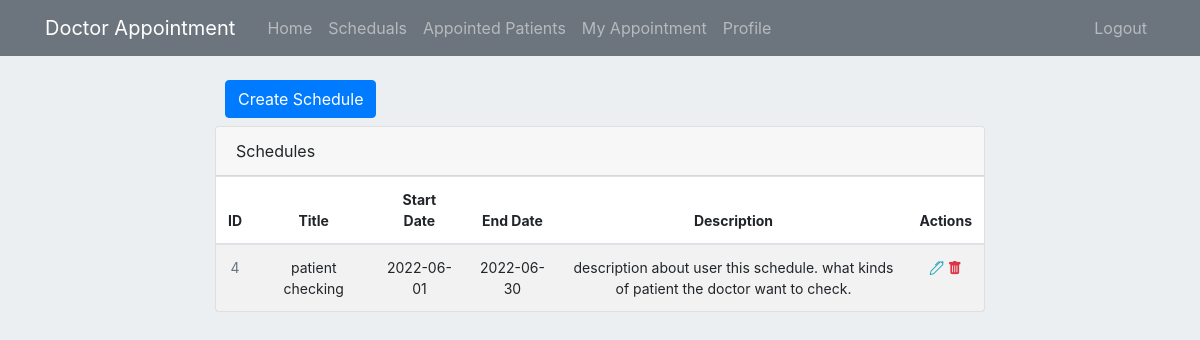
Before: /schedule (signed in) with the older database file.
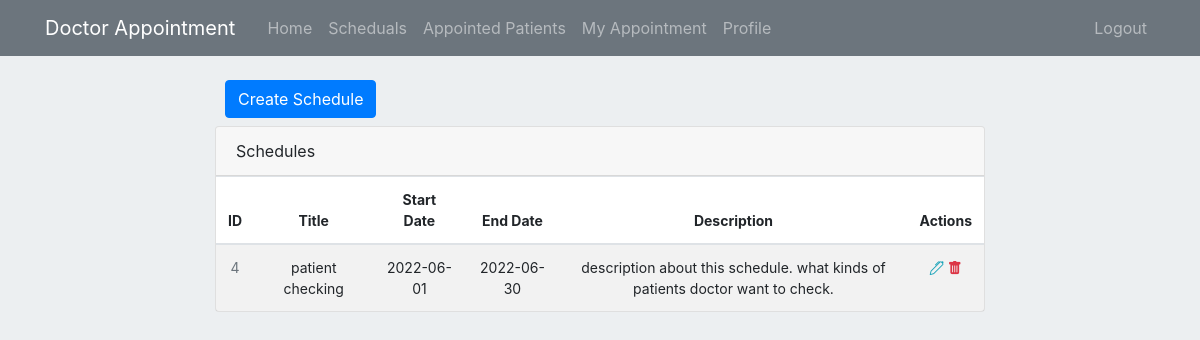
After: the same page with the newer database file.
### appointment/Models/ScheduleModel.py (models this page shows, shortened)
class Schedule(db.Model):
    __tablename__='Schedule'
    id = db.Column(db.Integer, primary_key=True)
    name = db.Column(db.String(100), nullable=False)
    doctor_id = db.Column(db.Integer, db.ForeignKey('user.id'))
    start_date = db.Column(db.Date(), default = datetime.now().date())
    end_date = db.Column(db.Date(), default = datetime.now().date())
    description = db.Column(db.Text())
    appointment = db.relationship('Appointment', backref='Schedule', lazy=True)

### appointment/routes.py (the view)
@app.route("/schedule", methods=('GET', 'POST'))
@login_required
@doctor_required
def schedule():
    return create_schedule()

### appointment/Models/UserModel.py (called while the page is built)
@login_manager.user_loader
def load_user(user_id):
    return User.query.get(int(user_id))

### appointment/privilege.py (called while the page is built)
def doctor_required(f):
    @wraps(f)
    def wrap(*args, **kwargs):
        if current_user and current_user.role == 2 :
            return f(*args, **kwargs)
        flash("Ooops login or your privilege is not satisfied", "info")
        return redirect(url_for('home'))
    return wrap

### appointment/queries.py (called while the page is built)
def get_schedule_list(id):
    page = request.args.get('page', 1, type=int)
    return Schedule.query.filter(Schedule.doctor_id==id).paginate(page=page, per_page=8)

### appointment/view.py (called while the page is built, shortened)
def create_schedule():
    form = CreateSchedule()
    current_user_schedules = get_schedule_list(current_user.id)
    return render_template("schedule.html", form=form, schedules=current_user_schedules)

### appointment/templates/schedule.html (shortened to what this page needs)
{% extends "layout/layout.html" %}
{% block content %}
{% include 'layout/home_header.html' %}
<div class="col-12 mt-8">
    <div class="col-lg-8 offset-lg-2 mb-2">
        <button type="button" class="btn btn-primary" data-toggle="modal" data-target="#exampleModal">
            Create Schedule
        </button>
    </div>
    <div class="row">
        <div class="col-lg-8 offset-lg-2">
            <div class="main-card mb-3 card">
                <div class="card-header">Schedules </div>
                <div class="table-responsive">
                    <table class="align-middle mb-0 table table-borderless table-striped table-hover">
                        <thead>
                            <tr class="app-normal-font">
                                <th class="text-center">ID</th>
                                <th class="text-center">Title</th>
                                <th class="text-center">Start Date</th>
                                <th class="text-center">End Date</th>
                                <th class="text-center">Description</th>
                                <th class="text-center">Actions</th>
                            </tr>
                        </thead>
                        <tbody>
                            {% for schedule in schedules.items %}
                                <tr class="app-normal-font p-0">
                                    <td class="text-center text-muted">{{ schedule.id }}</td>
                                    <td class="text-center">{{schedule.name}}</td>
                                    <td class="text-center">
                                        <div class="widget-content p-0">
                                            {{schedule.start_date}}
                                        </div>
                                    </td>
                                    <td class="text-center">{{schedule.end_date}}</td>
                                    <td class="text-center td_description_max_width">{{schedule.description}}</td>
                                    <td class="text-center">
                                        <a href="{{ url_for('doctor_edit_schedule', id = schedule.id) }}" class="text-info">
                                            <i class="bi bi-pen"></i>
                                        </a>
                                        <a href="{{ url_for('delete_schedule', id= schedule.id) }}" class="text-danger"  onclick="confirmation(event)">
                                            <i class="bi bi-trash-fill"></i>
                                        </a>
                                    </td>
                                </tr>
                            {% endfor %}
                        </tbody>
                    </table>
                </div>
            </div>
        </div>
    </div>
</div>
{% endblock %}

Changed rows visible on the page:
changed Schedule "patient checking": description "description about user this schedule. what kinds of patient the doctor want to check." → "description about this schedule. what kinds of patients doctor want to check."
